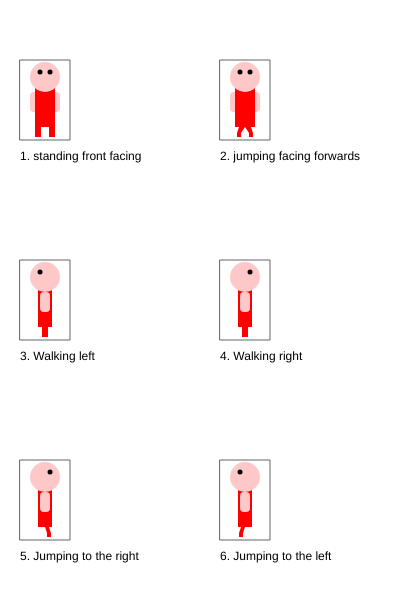
Frame 1 (no input)
Frame 60 (no input): identical to frame 1, image omitted
Frame 120 (the mouse pressed at the canvas centre since frame 60): identical to frame 1, image omitted

The p5.js sketch that drew this single still picture (run headless with seeded random() and noise() and a simulated clock; from frame 60 on, the mouse is pressed at the canvas centre):

// p5.js sketch
// ── sketch.js
/*

The Game Project

2 - Game character

Use p5 drawing functions such as rect, ellipse, line, triangle and
point to draw the different states of your game character.

Write the code so that your character appears inside the box for each
state.

IMPORTANT: For each box the variables gameChar_x & gameChar_y are set to the bottom
center of the box. You must combine these variables with arithmetic to
determine the position of each shape that you draw. This will later allow
you to adjust the position of your game character.

Each state is worth two marks:

//standing front facing = 2
//jumping facing forwards = 2
//walking left = 2
//walking right = 2
//jumping left and jumping right = 2

0 marks = not a reasonable attempt
1 mark = attempted but it lacks detail and you didn't use gameChar_x and gameChar_y correctly
2 marks = you've used a selction of shape functions and made consistent use of gameChar_x and gameChar_y

WARNING: Do not get too carried away. Around 10-20 lines of code should work for each state of your game character.

*/

let gameChar_x = 0;
let gameChar_y = 0;

function setup() {
  createCanvas(400, 600);
}

function draw() {
  background(255);

  //Standing, facing frontwards
  stroke(100);
  noFill();
  rect(20, 60, 50, 80);
  noStroke();
  fill(0);
  text("1. standing front facing", 20, 160);

  gameChar_x = 45;
  gameChar_y = 137;
  //Add your code here ...

  // skin color
  fill(255, 200, 200);

  // arms
  rect(gameChar_x - 15, gameChar_y - 45, 10, 20, 4);
  rect(gameChar_x + 5, gameChar_y - 45, 10, 20, 4);

  // body
  fill(255, 0, 0);
  rect(gameChar_x - 10, gameChar_y - 50, 20, 40);
  rect(gameChar_x - 10, gameChar_y - 10, 6, 10);
  rect(gameChar_x + 4, gameChar_y - 10, 6, 10);

  // head
  fill(255, 200, 200);
  circle(gameChar_x, gameChar_y - 60, 30, 30);

  // eyes
  fill(0);
  circle(gameChar_x - 5, gameChar_y - 65, 5, 5);
  circle(gameChar_x + 5, gameChar_y - 65, 5, 5);

  // -------------------------------------------------------------

  //Jumping facing forwards
  stroke(100);
  noFill();
  rect(220, 60, 50, 80);
  noStroke();
  fill(0);
  text("2. jumping facing forwards", 220, 160);

  gameChar_x = 245;
  gameChar_y = 137;
  //Add your code here ...

  // skin color
  fill(255, 200, 200);

  // arms
  rect(gameChar_x - 15, gameChar_y - 45, 10, 20, 4);
  rect(gameChar_x + 5, gameChar_y - 45, 10, 20, 4);

  // body
  fill(255, 0, 0);
  rect(gameChar_x - 10, gameChar_y - 50, 20, 40);

  fill(255, 0, 0);
  rect(gameChar_x - 7, gameChar_y - 50, 14, 40);
  beginShape();
  vertex(gameChar_x, gameChar_y - 10);
  vertex(gameChar_x + 4, gameChar_y - 4);
  vertex(gameChar_x + 4, gameChar_y);
  vertex(gameChar_x + 8, gameChar_y);
  vertex(gameChar_x + 8, gameChar_y - 4);
  vertex(gameChar_x + 6, gameChar_y - 10);
  endShape(CLOSE);

  fill(255, 0, 0);
  rect(gameChar_x - 7, gameChar_y - 50, 14, 40);
  beginShape();
  vertex(gameChar_x, gameChar_y - 10);
  vertex(gameChar_x - 4, gameChar_y - 4);
  vertex(gameChar_x - 4, gameChar_y);
  vertex(gameChar_x - 8, gameChar_y);
  vertex(gameChar_x - 8, gameChar_y - 4);
  vertex(gameChar_x - 6, gameChar_y - 10);
  endShape(CLOSE);

  // head
  fill(255, 200, 200);
  circle(gameChar_x, gameChar_y - 60, 30, 30);

  // eyes
  fill(0);
  circle(gameChar_x - 5, gameChar_y - 65, 5, 5);
  circle(gameChar_x + 5, gameChar_y - 65, 5, 5);

  // -------------------------------------------------------------

  //Walking, turned left
  stroke(100);
  noFill();
  rect(20, 260, 50, 80);
  noStroke();
  fill(0);
  text("3. Walking left", 20, 360);

  gameChar_x = 45;
  gameChar_y = 337;
  //Add your code here ...

  // skin color
  fill(255, 200, 200);

  // body
  fill(255, 0, 0);
  rect(gameChar_x - 7, gameChar_y - 50, 14, 40);
  rect(gameChar_x - 3, gameChar_y - 10, 6, 10);

  // head
  fill(255, 200, 200);
  circle(gameChar_x, gameChar_y - 60, 30, 30);

  // eyes
  fill(0);
  circle(gameChar_x - 5, gameChar_y - 65, 5, 5);

  // arm
  fill(255, 200, 200);
  rect(gameChar_x - 5, gameChar_y - 45, 10, 20, 4);

  // -------------------------------------------------------------

  //Walking, turned right
  stroke(100);
  noFill();
  rect(220, 260, 50, 80);
  noStroke();
  fill(0);
  text("4. Walking right", 220, 360);

  gameChar_x = 245;
  gameChar_y = 337;
  //Add your code here ...

  // skin color
  fill(255, 200, 200);

  // body
  fill(255, 0, 0);
  rect(gameChar_x - 7, gameChar_y - 50, 14, 40);
  rect(gameChar_x - 3, gameChar_y - 10, 6, 10);

  // head
  fill(255, 200, 200);
  circle(gameChar_x, gameChar_y - 60, 30, 30);

  // eyes
  fill(0);
  circle(gameChar_x + 5, gameChar_y - 65, 5, 5);

  // arm
  fill(255, 200, 200);
  rect(gameChar_x - 5, gameChar_y - 45, 10, 20, 4);

  // -------------------------------------------------------------

  //Jumping right
  stroke(100);
  noFill();
  rect(20, 460, 50, 80);
  noStroke();
  fill(0);
  text("5. Jumping to the right", 20, 560);

  gameChar_x = 45;
  gameChar_y = 537;
  //Add your code here ...

  // skin color
  fill(255, 200, 200);

  // body
  fill(255, 0, 0);
  rect(gameChar_x - 7, gameChar_y - 50, 14, 40);
  beginShape();
  vertex(gameChar_x, gameChar_y - 10);
  vertex(gameChar_x + 2, gameChar_y - 4);
  vertex(gameChar_x + 2, gameChar_y);
  vertex(gameChar_x + 6, gameChar_y);
  vertex(gameChar_x + 6, gameChar_y - 4);
  vertex(gameChar_x + 4, gameChar_y - 10);
  endShape(CLOSE);

  // head
  fill(255, 200, 200);
  circle(gameChar_x, gameChar_y - 60, 30, 30);

  // eyes
  fill(0);
  circle(gameChar_x + 5, gameChar_y - 65, 5, 5);

  // arm
  fill(255, 200, 200);
  rect(gameChar_x - 5, gameChar_y - 45, 10, 20, 4);

  // -------------------------------------------------------------

  //Jumping to the left
  stroke(100);
  noFill();
  rect(220, 460, 50, 80);
  noStroke();
  fill(0);
  text("6. Jumping to the left", 220, 560);

  gameChar_x = 245;
  gameChar_y = 537;
  //Add your code here ...

  // skin color
  fill(255, 200, 200);

  // body
  fill(255, 0, 0);
  rect(gameChar_x - 7, gameChar_y - 50, 14, 40);
  beginShape();
  vertex(gameChar_x, gameChar_y - 10);
  vertex(gameChar_x - 2, gameChar_y - 4);
  vertex(gameChar_x - 2, gameChar_y);
  vertex(gameChar_x - 6, gameChar_y);
  vertex(gameChar_x - 6, gameChar_y - 4);
  vertex(gameChar_x - 4, gameChar_y - 10);
  endShape(CLOSE);

  // head
  fill(255, 200, 200);
  circle(gameChar_x, gameChar_y - 60, 30, 30);

  // eyes
  fill(0);
  circle(gameChar_x - 5, gameChar_y - 65, 5, 5);

  // arm
  fill(255, 200, 200);
  rect(gameChar_x - 5, gameChar_y - 45, 10, 20, 4);
}
